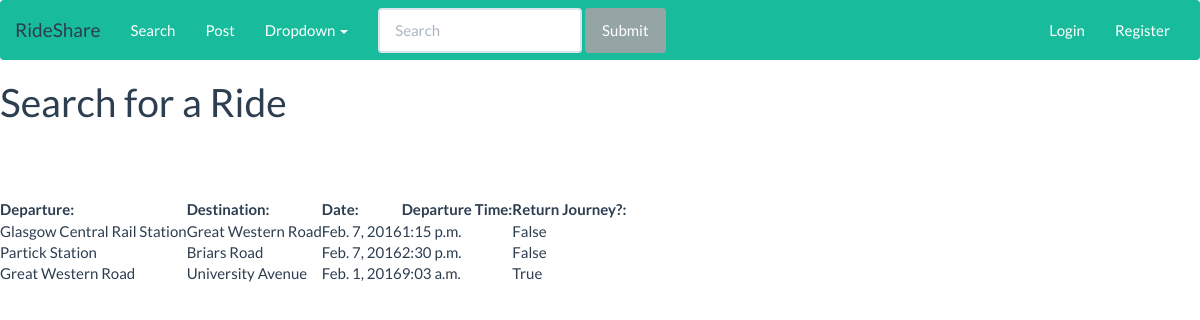
The app's page /search_ride with its own data.
### rideshare/models.py (models this page shows)
class Journey(models.Model):
    departure = models.CharField(max_length=30)
    destination = models.CharField(max_length=30)
    travelling_date = models.DateField(null = True)
    travelling_time = models.TimeField(null = True)
    is_return = models.BooleanField(default=False)
    class Meta:
        db_table = "journey"

### rideshare/views.py (the view)
# urls.py: url(r'^search_ride', views.search_ride, name='search_ride'),
def search_ride(request):
    journey_list = Journey.objects.order_by('-travelling_date', 'travelling_time')
    context_dict = {'journeys': journey_list}
    return render(request, 'rideshare/searchRide.html', context_dict)

### templates/rideshare/searchRide.html (shortened to what this page needs)
<!DOCTYPE html>
{% extends 'rideshare/base.html' %}
{% block body_block %}
	<h1>Search for a Ride</h1>
	{% if journeys %}
		<table>
			<tr>
				<th>Departure: </th>
				<th>Destination: </th>
				<th>Date: </th>
				<th>Departure Time: </th>
				<th>Return Journey?: </th>
			</tr>
			{% for journey in journeys %}
			<tr>
					<td>{{ journey.departure }}</td>
					<td>{{ journey.destination }}</td>
					<td>{{ journey.travelling_date }}</td>
					<td>{{ journey.travelling_time }}</td>
					<td>{{ journey.is_return }}</td>
			</tr>
			{% endfor %}
		</table>
    {% else %}
        <strong>There are no journeys currently.</strong>
    {% endif %}
{% endblock %}

### records on screen
Journey: departure "Glasgow Central Rail Station", destination "Great Western Road", travelling_date "Feb. 7, 2016", travelling_time "1:15 p.m.", is_return "False"
Journey: departure "Partick Station", destination "Briars Road", travelling_date "Feb. 7, 2016", travelling_time "2:30 p.m.", is_return "False"
Journey: departure "Great Western Road", destination "University Avenue", travelling_date "Feb. 1, 2016", travelling_time "9:03 a.m.", is_return "True"
